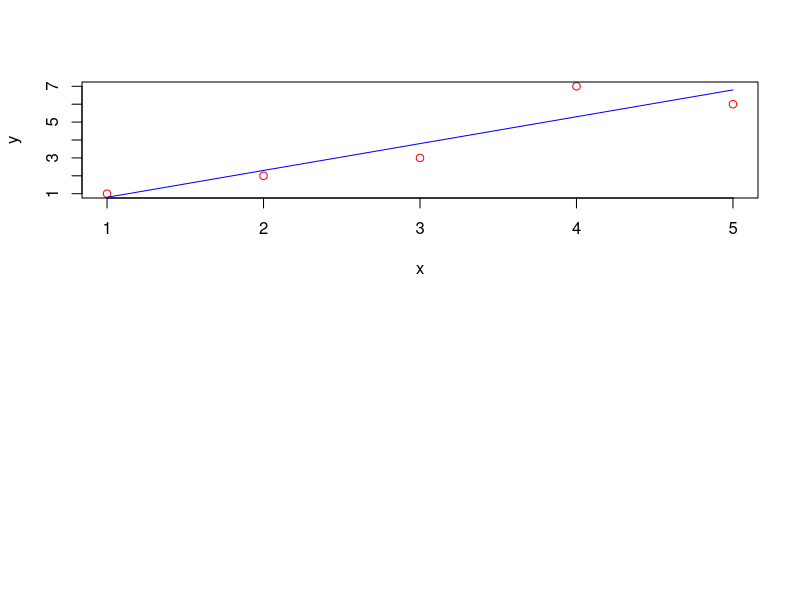

Generate this figure with R:
## ---- chunk 1
x <- 1:5; y <- c(1:3, 7, 6); modelFit <- lm(y ~ x); 
beta0 <- modelFit$coef[1]; beta1 <- modelFit$coef[2]; y.est <- beta0 + beta1 * x
## ---- chunk 2
par(mfcol = c(2,1)); plot(y ~ x, type = "p", col="red"); lines(y.est ~ x, col="blue") 
